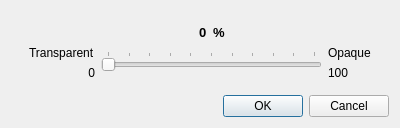
<?xml version="1.0" encoding="UTF-8"?>
<ui version="4.0">
 <class>OpacityDialog</class>
 <widget class="QDialog" name="OpacityDialog">
  <property name="geometry">
   <rect>
    <x>0</x>
    <y>0</y>
    <width>400</width>
    <height>128</height>
   </rect>
  </property>
  <property name="windowTitle">
   <string>Opacity</string>
  </property>
  <layout class="QVBoxLayout" name="verticalLayout">
   <item>
    <widget class="QWidget" name="widget" native="true">
     <layout class="QHBoxLayout" name="horizontalLayout">
      <property name="topMargin">
       <number>0</number>
      </property>
      <property name="bottomMargin">
       <number>0</number>
      </property>
      <item>
       <widget class="QWidget" name="widget_5" native="true">
        <layout class="QVBoxLayout" name="verticalLayout_3">
         <property name="rightMargin">
          <number>0</number>
         </property>
         <item>
          <spacer name="verticalSpacer">
           <property name="orientation">
            <enum>Qt::Vertical</enum>
           </property>
           <property name="sizeHint" stdset="0">
            <size>
             <width>20</width>
             <height>25</height>
            </size>
           </property>
          </spacer>
         </item>
         <item>
          <widget class="QLabel" name="label">
           <property name="text">
            <string>Transparent</string>
           </property>
          </widget>
         </item>
         <item>
          <widget class="QLabel" name="label_2">
           <property name="text">
            <string>0</string>
           </property>
           <property name="alignment">
            <set>Qt::AlignBottom|Qt::AlignRight|Qt::AlignTrailing</set>
           </property>
          </widget>
         </item>
        </layout>
       </widget>
      </item>
      <item>
       <widget class="QWidget" name="widget_2" native="true">
        <layout class="QHBoxLayout" name="horizontalLayout_2">
         <property name="spacing">
          <number>2</number>
         </property>
         <property name="leftMargin">
          <number>0</number>
         </property>
         <property name="topMargin">
          <number>0</number>
         </property>
         <property name="rightMargin">
          <number>0</number>
         </property>
         <item>
          <widget class="QWidget" name="widget_3" native="true">
           <layout class="QVBoxLayout" name="verticalLayout_2">
            <property name="leftMargin">
             <number>0</number>
            </property>
            <property name="topMargin">
             <number>9</number>
            </property>
            <property name="rightMargin">
             <number>0</number>
            </property>
            <property name="bottomMargin">
             <number>9</number>
            </property>
            <item>
             <widget class="QWidget" name="widget_4" native="true">
              <layout class="QHBoxLayout" name="horizontalLayout_3">
               <property name="topMargin">
                <number>0</number>
               </property>
               <property name="bottomMargin">
                <number>0</number>
               </property>
               <item>
                <spacer name="horizontalSpacer">
                 <property name="orientation">
                  <enum>Qt::Horizontal</enum>
                 </property>
                 <property name="sizeHint" stdset="0">
                  <size>
                   <width>40</width>
                   <height>20</height>
                  </size>
                 </property>
                </spacer>
               </item>
               <item>
                <widget class="QLabel" name="value">
                 <property name="font">
                  <font>
                   <pointsize>10</pointsize>
                   <bold>true</bold>
                  </font>
                 </property>
                 <property name="text">
                  <string>0</string>
                 </property>
                </widget>
               </item>
               <item>
                <widget class="QLabel" name="label_6">
                 <property name="font">
                  <font>
                   <pointsize>10</pointsize>
                   <bold>true</bold>
                  </font>
                 </property>
                 <property name="text">
                  <string>%</string>
                 </property>
                </widget>
               </item>
               <item>
                <spacer name="horizontalSpacer_2">
                 <property name="orientation">
                  <enum>Qt::Horizontal</enum>
                 </property>
                 <property name="sizeHint" stdset="0">
                  <size>
                   <width>40</width>
                   <height>20</height>
                  </size>
                 </property>
                </spacer>
               </item>
              </layout>
             </widget>
            </item>
            <item>
             <widget class="QSlider" name="slider">
              <property name="maximum">
               <number>10</number>
              </property>
              <property name="singleStep">
               <number>1</number>
              </property>
              <property name="pageStep">
               <number>1</number>
              </property>
              <property name="orientation">
               <enum>Qt::Horizontal</enum>
              </property>
              <property name="tickPosition">
               <enum>QSlider::TicksAbove</enum>
              </property>
             </widget>
            </item>
           </layout>
          </widget>
         </item>
        </layout>
       </widget>
      </item>
      <item>
       <widget class="QWidget" name="widget_6" native="true">
        <layout class="QVBoxLayout" name="verticalLayout_4">
         <property name="leftMargin">
          <number>0</number>
         </property>
         <item>
          <spacer name="verticalSpacer_2">
           <property name="orientation">
            <enum>Qt::Vertical</enum>
           </property>
           <property name="sizeHint" stdset="0">
            <size>
             <width>20</width>
             <height>61</height>
            </size>
           </property>
          </spacer>
         </item>
         <item>
          <widget class="QLabel" name="label_4">
           <property name="text">
            <string>Opaque</string>
           </property>
          </widget>
         </item>
         <item>
          <widget class="QLabel" name="label_3">
           <property name="text">
            <string>100</string>
           </property>
           <property name="alignment">
            <set>Qt::AlignBottom|Qt::AlignLeading|Qt::AlignLeft</set>
           </property>
          </widget>
         </item>
        </layout>
       </widget>
      </item>
     </layout>
    </widget>
   </item>
   <item>
    <widget class="QDialogButtonBox" name="buttonBox">
     <property name="orientation">
      <enum>Qt::Horizontal</enum>
     </property>
     <property name="standardButtons">
      <set>QDialogButtonBox::Cancel|QDialogButtonBox::Ok</set>
     </property>
    </widget>
   </item>
  </layout>
 </widget>
 <resources/>
 <connections>
  <connection>
   <sender>buttonBox</sender>
   <signal>accepted()</signal>
   <receiver>OpacityDialog</receiver>
   <slot>accept()</slot>
   <hints>
    <hint type="sourcelabel">
     <x>248</x>
     <y>254</y>
    </hint>
    <hint type="destinationlabel">
     <x>157</x>
     <y>274</y>
    </hint>
   </hints>
  </connection>
  <connection>
   <sender>buttonBox</sender>
   <signal>rejected()</signal>
   <receiver>OpacityDialog</receiver>
   <slot>reject()</slot>
   <hints>
    <hint type="sourcelabel">
     <x>316</x>
     <y>260</y>
    </hint>
    <hint type="destinationlabel">
     <x>286</x>
     <y>274</y>
    </hint>
   </hints>
  </connection>
 </connections>
</ui>
